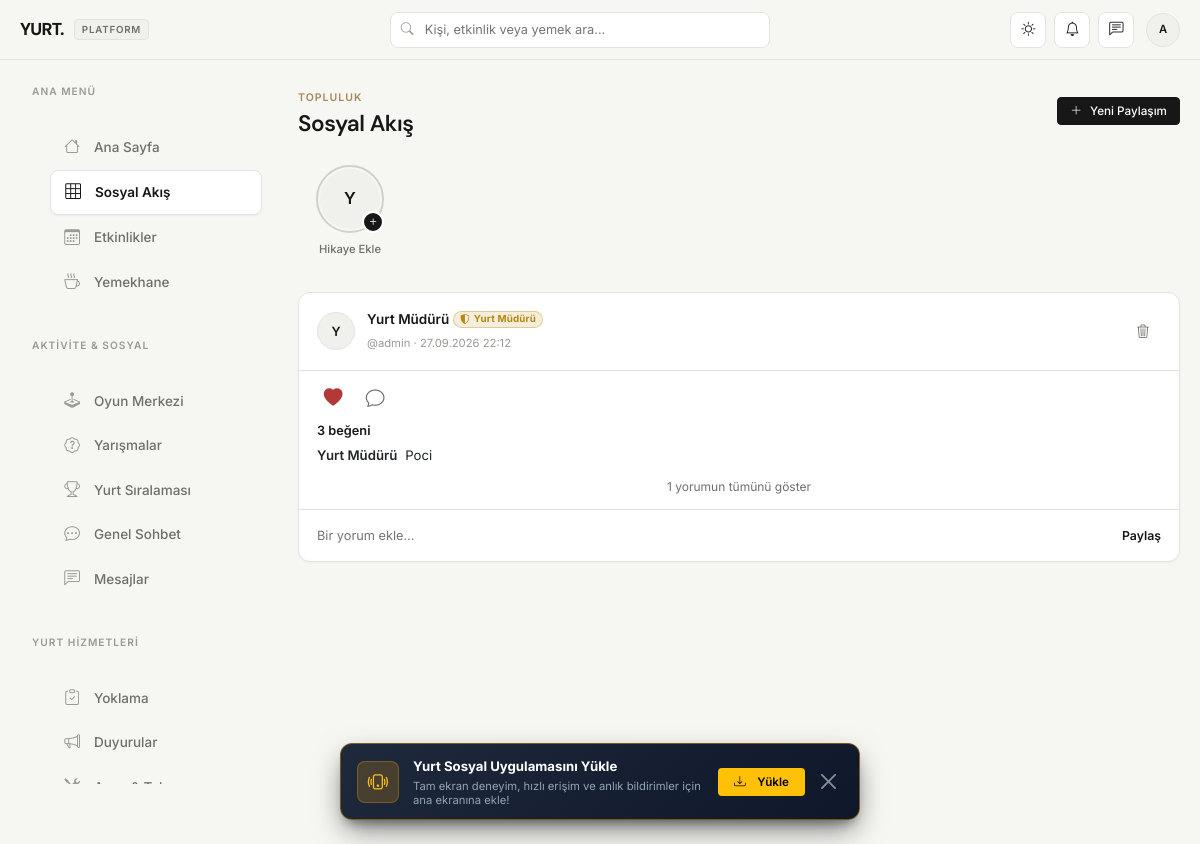
Page /feed (signed in) on the earlier database version.
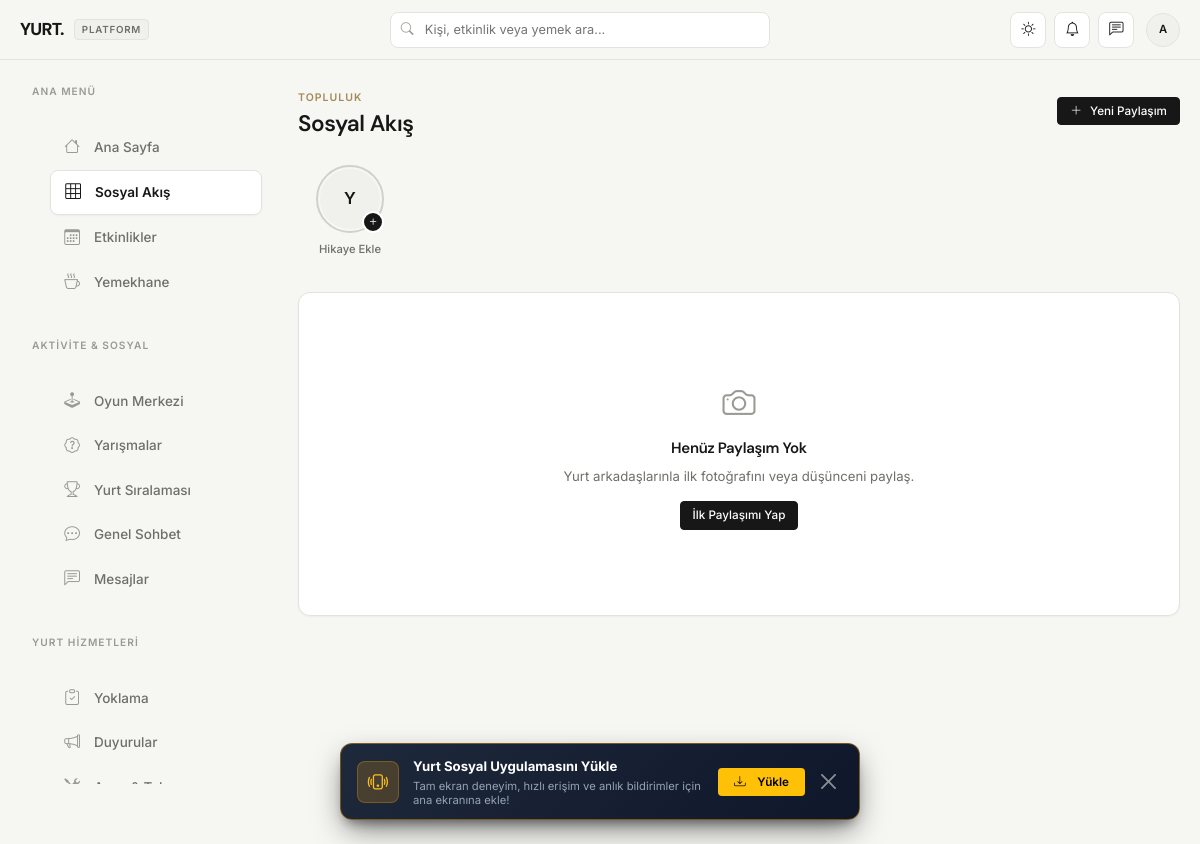
Same page on the later database version.
### tables this page shows
CREATE TABLE posts (
            id INTEGER PRIMARY KEY AUTOINCREMENT,
            user_id INTEGER NOT NULL,
            caption TEXT,
            media_path TEXT,
            media_type TEXT NOT NULL CHECK(media_type IN ('image', 'video', 'text')),
            created_at TIMESTAMP DEFAULT CURRENT_TIMESTAMP,
            FOREIGN KEY (user_id) REFERENCES users (id)
        );

CREATE TABLE users (
            id INTEGER PRIMARY KEY AUTOINCREMENT,
            username TEXT UNIQUE NOT NULL,
            password TEXT NOT NULL,
            full_name TEXT NOT NULL,
            room_number TEXT,
            is_admin INTEGER DEFAULT 0,
            created_at TIMESTAMP DEFAULT CURRENT_TIMESTAMP
        , profile_photo TEXT, bio TEXT, in_dorm INTEGER DEFAULT 1, profile_theme TEXT DEFAULT 'default', role TEXT DEFAULT 'ogrenci');

### app.py (the view, shortened to what this page needs)
@app.route('/feed')
@login_required
def feed():
    page = request.args.get('page', 1, type=int)
    if page < 1:
        page = 1
    offset = (page - 1) * POSTS_PER_PAGE
    conn = get_db()
    posts = conn.execute('''
        SELECT p.*, u.full_name, u.username, u.profile_photo, u.role, u.is_admin,
               (SELECT COUNT(*) FROM post_likes WHERE post_id = p.id) as like_count,
               (SELECT COUNT(*) FROM post_comments WHERE post_id = p.id) as comment_count,
               (SELECT COUNT(*) FROM post_likes WHERE post_id = p.id AND user_id = ?) as liked_by_me
        FROM posts p
        JOIN users u ON p.user_id = u.id
        ORDER BY p.created_at DESC
        LIMIT ? OFFSET ?
    ''', (session['user_id'], POSTS_PER_PAGE + 1, offset)).fetchall()
    has_more = len(posts) > POSTS_PER_PAGE
    posts = posts[:POSTS_PER_PAGE]
    posts_with_comments = []
    for p in posts:
        comments = conn.execute('''
            SELECT pc.*, u.full_name, u.username, u.role, u.is_admin
            FROM post_comments pc
            JOIN users u ON pc.user_id = u.id
            WHERE pc.post_id = ?
            ORDER BY pc.created_at ASC
        ''', (p['id'],)).fetchall()
        row = dict(p)
        row['comments'] = nest_comments(comments)
        posts_with_comments.append(row)
    conn.close()
    conn = get_db()
    story_rows = conn.execute('''
        SELECT s.*, u.username, u.full_name, u.profile_photo,
               EXISTS(SELECT 1 FROM story_views v WHERE v.story_id = s.id AND v.user_id = ?) as seen
        FROM stories s
        JOIN users u ON s.user_id = u.id
        WHERE s.expires_at > datetime('now')
        ORDER BY s.user_id = ? DESC, s.created_at ASC
    ''', (session['user_id'], session['user_id'])).fetchall()
    conn.close()
    stories_by_user = OrderedDict()
    return render_template('feed.html', posts=posts_with_comments, page=page, has_more=has_more,
                            story_groups=list(stories_by_user.values()))

### app.py (called while the page is built)
def now_tr():
    return datetime.now(ISTANBUL_TZ)

def utc_to_tr(value):
    if not value:
        return None
    if isinstance(value, datetime):
        dt = value
    else:
        text = str(value).strip()
        try:
            dt = datetime.fromisoformat(text.replace('Z', '+00:00'))
        except ValueError:
            try:
                dt = datetime.strptime(text[:19], '%Y-%m-%d %H:%M:%S')
            except ValueError:
                return value
    if dt.tzinfo is None:
        dt = dt.replace(tzinfo=timezone.utc)
    return dt.astimezone(ISTANBUL_TZ)

def format_datetime_tr(value, with_date=True):
    dt = utc_to_tr(value)
    if not isinstance(dt, datetime):
        return str(value or '')
    return dt.strftime('%d.%m.%Y %H:%M' if with_date else '%H:%M')

def can_user_manage_maintenance(user_dict):
    if not user_dict:
        return False
    if user_dict.get('is_admin') or user_dict.get('role') in ['yurt_muduru', 'yurt_mudur_yardimcisi', 'yurt_memuru', 'yurt_temsilcisi', 'yurt_gorevlisi']:
        return True
    return False

### templates/feed.html (shortened to what the changed rows need)
{% extends "base.html" %}
{% block content %}
{% if posts %}
    {% for p in posts %}
    <article class="card post-card" id="post-{{ p.id }}">
        <div class="post-header">
            {% set author_role_key = p.role or ('yurt_muduru' if p.is_admin else 'ogrenci') %}
            {% set author_role = user_roles.get(author_role_key, user_roles['ogrenci']) %}
            <a href="{{ url_for('profile', username=p.username) }}" class="avatar-ring">
                {% if p.profile_photo %}
                <img src="{{ url_for('static', filename='uploads/profiles/' + p.profile_photo) }}" class="avatar" width="38" height="38" alt="">
                {% else %}
                <div class="avatar" style="width:38px;height:38px;">{{ p.full_name[0]|upper }}</div>
                {% endif %}
            </a>
            <div class="flex-fill min-w-0">
                <div class="d-flex align-items-center gap-1 flex-wrap">
                    <a href="{{ url_for('profile', username=p.username) }}" class="name text-truncate">{{ p.full_name }}</a>
                    {% if author_role_key != 'ogrenci' %}
                    <span class="role-badge {{ author_role.class }}" style="font-size:0.65rem; padding:1px 6px;">
                        <i class="bi {{ author_role.icon }} me-1"></i>{{ author_role.badge }}
                    </span>
                    {% endif %}
                </div>
                <span class="meta">@{{ p.username }} · {{ p.created_at|datetime_tr }}</span>
            </div>
            {% if p.user_id == session.user_id or session.get('is_admin') %}
            <a href="{{ url_for('delete_post', post_id=p.id) }}" class="icon-btn border-0 text-muted" style="font-size:0.9rem;" onclick="return confirm('Bu gönderiyi silmek istediğinizden emin misiniz?')" title="Sil">
                <i class="bi bi-trash3"></i>
            </a>
            {% endif %}
        </div>
        <div class="post-actions">
            <button class="icon-btn like-btn {{ 'liked' if p.liked_by_me }}" data-post-id="{{ p.id }}" title="Beğen">
                <i class="bi {{ 'bi-heart-fill' if p.liked_by_me else 'bi-heart' }}"></i>
            </button>
            <button class="icon-btn comment-toggle-btn" data-target="comments-{{ p.id }}" title="Yorum Yap">
                <i class="bi bi-chat"></i>
            </button>
        </div>
        <div class="post-likes">
            <span id="like-count-{{ p.id }}">{{ p.like_count }}</span> beğeni
        </div>
        {% if p.caption and p.media_type != 'text' %}
        <div class="post-caption">
            <a href="{{ url_for('profile', username=p.username) }}" class="name">{{ p.full_name }}</a>{{ p.caption }}
        </div>
        {% endif %}
        {% if p.comment_count %}
        <button class="comment-toggle-link comment-toggle-btn" data-target="comments-{{ p.id }}">
            {{ p.comment_count }} yorumun tümünü göster
        </button>
        {% endif %}
        <form class="post-comment-form" action="{{ url_for('comment_post', post_id=p.id) }}" method="POST">
            <input type="text" name="comment" placeholder="Bir yorum ekle..." autocomplete="off" required>
            <button type="submit">Paylaş</button>
        </form>
    </article>
    {% endfor %}
{% else %}
    <div class="card card-pad text-center py-5">
        <div class="empty-state">
            <i class="bi bi-camera"></i>
            <h6 class="fw-bold mt-2">Henüz Paylaşım Yok</h6>
            <p class="small text-muted mb-3">Yurt arkadaşlarınla ilk fotoğrafını veya düşünceni paylaş.</p>
            <a href="{{ url_for('create_post') }}" class="btn btn-primary btn-sm">İlk Paylaşımı Yap</a>
        </div>
    </div>
{% endif %}
{% endblock %}

Differences in the rows shown:
removed posts: full_name "Y", full_name "Yurt Müdürü", badge "Yurt Müdürü", username "admin", created_at "27.09.2026 22:12", like_count "3", caption "Poci", comment_count "1"
Other differences:
text now shown: "Henüz Paylaşım Yok Yurt arkadaşlarınla ilk fotoğrafını veya düşünceni paylaş. İlk Paylaşımı Yap"
